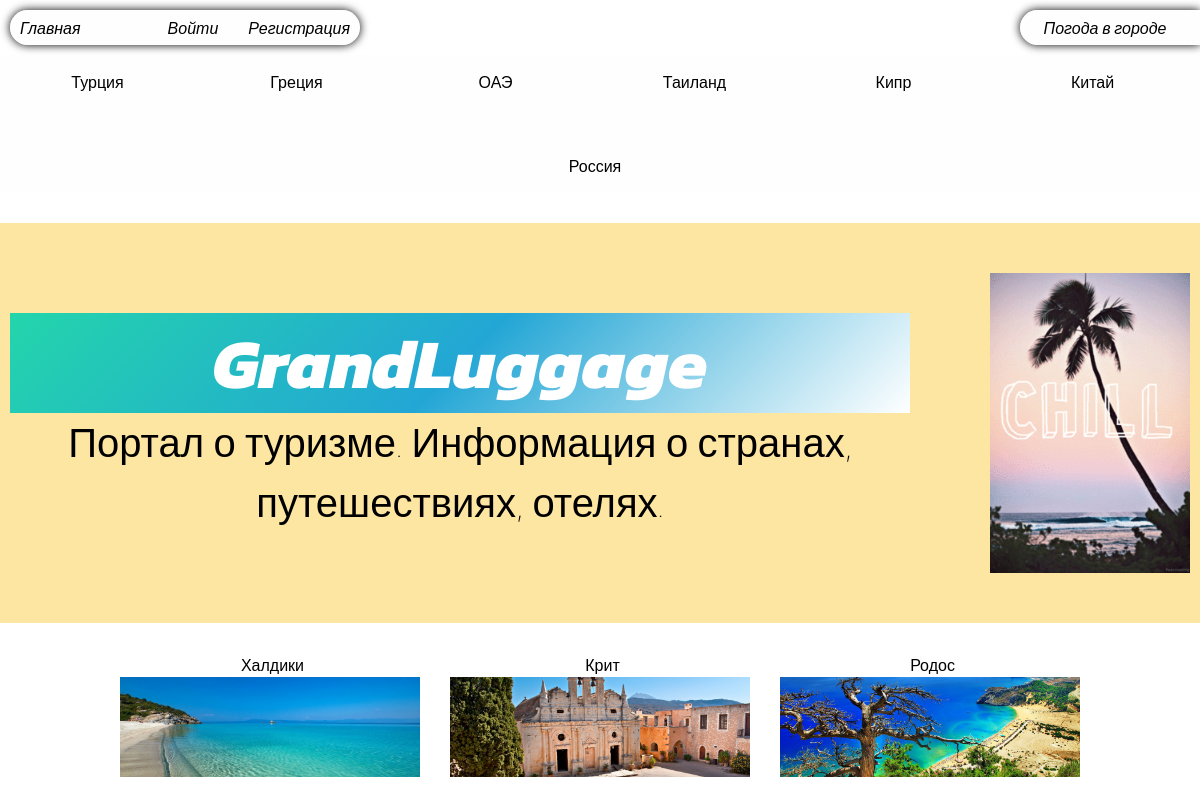
The page /category/greciya/ on the database its author committed.
### blog/models.py (models this page shows, shortened)
class Country(models.Model):
    name = models.CharField(max_length=100, db_index=True)
    slug = models.SlugField(max_length=100, unique=True, db_index=True)
    photo = models.ImageField(upload_to='photos/%Y/%m/%d', blank=True)
    def __str__(self):
        return self.name
    def get_absolut_url(self):
        return reverse('category', kwargs={'cat_slug': self.slug})
    class Meta:
        verbose_name = 'Страна'
        verbose_name_plural = 'Страны'

class City(models.Model):
    title = models.CharField(max_length=255)
    slug = models.SlugField(max_length=255, unique=True, db_index=True)
    content = models.TextField(blank=True)
    photo = models.ImageField(upload_to='photos/%Y/%m/%d', blank=True)
    cat = models.ForeignKey('Country', on_delete=models.PROTECT, verbose_name='Страна')
    def get_absolut_url(self):
        return reverse('post', kwargs={'post_slug': self.slug})
    class Meta:
        verbose_name = 'Город'
        verbose_name_plural = 'Города'

### blog/views.py (the view)
# urls.py: path('category/<slug:cat_slug>/', BlogCategory.as_view(), name='category'),
class BlogCategory(ListView):
    model = City
    template_name = 'blog/index.html'
    context_object_name = 'posts'
    def get_queryset(self):
        return City.objects.filter(cat__slug=self.kwargs['cat_slug']).select_related('cat')
    def get_context_data(self, *, object_list=None, **kwargs):
        context = super().get_context_data(**kwargs)
        context['title'] = 'Категория - ' + str(context['posts'][0].cat)
        context['cat_selected'] = context['posts'][0].cat_id
        return context

### blog/templatetags/blog_tags.py (called while the page is built)
@register.inclusion_tag('blog/list_categories.html')
def show_categories(sort=None, cat_selected=0):
    if not sort:
        cats = Country.objects.all()
    else:
        cats = Country.objects.order_by(sort)
    return {'cats':cats, 'cat_selected': cat_selected}

### blog/templates/blog/index.html
{% extends 'blog/main.html' %}
{% load static %}
{% block content %}
{% if cat_selected != 0 %}
<ul class="main-content">
    {% for p in posts %}
    <li class="container-in-content">
        <a href="{{ p.get_absolut_url }}">
            <h2 class="text-title-post">{{ p.title }}</h2>
            <img src="{{ p.photo.url }}">
        </a>
    </li>
    {% endfor %}
</ul>
{% endif %}
{% endblock %}

### blog/templates/blog/list_categories.html
{% load static %}
{% for c in cats %}
    {% if c.pk == cat_selected %}
    <li class="block__in__categories"><p>{{ c.name }}</p></li>
    {% else %}
    <a href="{{ c.get_absolut_url }}" class="text__name__country">
        <li class="block__in__categories">
            <p>{{ c.name }}</p>
        </li>
    </a>
    {% endif %}
{% endfor %}

### blog/static/css/style.css (style rules this page uses)
* { margin: 0; }
body { background: url('../image/waves-crashing-on-beach.jpg'); background-size: cover; }
ul { padding: 0; }
li { list-style-type: none; }
.block__in__categories { border-radius: 30px; display: flex; text-align: center; justify-content: center; margin: 10px; width: 149px; height: 34px; align-items: center; }
.block__in__categories p { padding-right: 10px; font-family: 'Kanit', sans-serif; font-weight: 100; }
.text__name__country { display: flex; text-align: center; align-items: center; text-decoration: none; color: black; }
.main-content { margin-top: 20px; display: flex; justify-content: center; gap: 30px; }
.container-in-content { height: 150px; width: 300px; }
.container-in-content a { color: #000; text-decoration: none; }
.container-in-content h2 { padding-top: 10px; padding-left: 5px; font-family: 'Kanit', sans-serif; font-size: 16px; font-weight: 500; }
.container-in-content img { object-fit: cover; width: 300px; height: 100px; }
.text-title-post { text-align: center; }

### rows shown on the page
Country: name "Турция"
Country: name "Греция"
Country: name "ОАЭ"
Country: name "Таиланд"
Country: name "Кипр"
Country: name "Китай"
Country: name "Россия"
City: title "Халдики", photo (picture)
City: title "Крит", photo (picture)
City: title "Родос", photo (picture)
